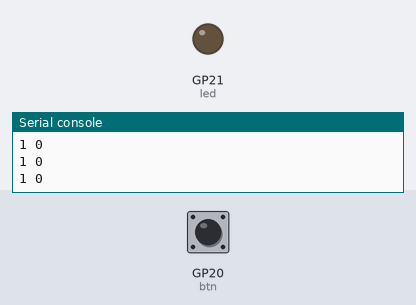
Bench run of a program on a simulated Raspberry Pi Pico running CircuitPython. Parts: output pins drawn as LEDs (lit = HIGH), the last lines printed to the serial console. Inputs (shaded band) come from the test bench; at power-on: GP20 (btn) HIGH.

Above: at 1.2 s.
1.3 s: GP20 (btn) pulled LOW for 0.15 s
At 2.1 s:
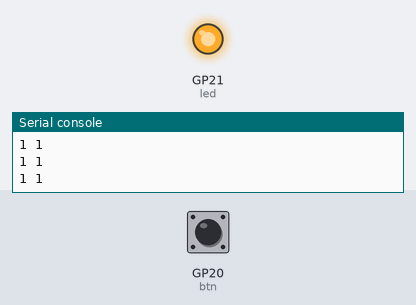
2.9 s: GP20 (btn) pulled LOW for 1 s
At 3.5 s:
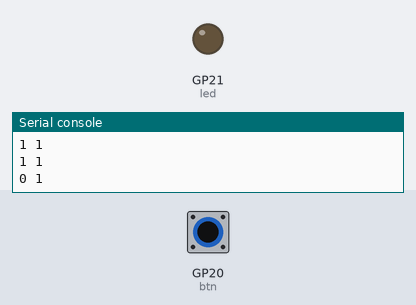
5.4 s: GP20 (btn) pulled LOW for 3.2 s
At 6.5 s:
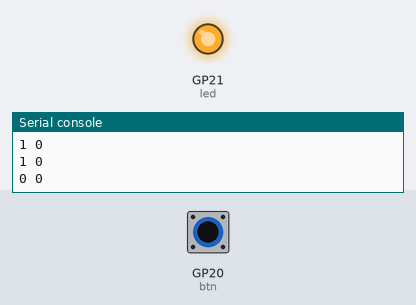
Timing chart, 0 to 8.4 s (numbered marks = the images above; inputs shaded):
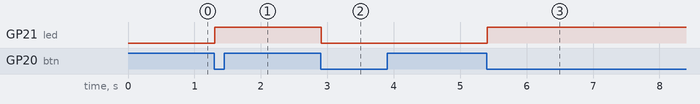

Measured:
- after the input at 1.3 s, GP21 (led): LOW → HIGH at once
- after the input at 2.9 s, GP21 (led): HIGH → LOW at once
- after the input at 5.4 s, GP21 (led): LOW → HIGH at once

The program:

01_rotary_sw_btn_v2.py
```python
# Project: Rotary Encoder Button with Status LED
# Hardware: Raspberry Pi Pico + KY-040 + External LED
#
# Wiring Connections:
# -----------------------------------------------------------
# Device       | Pin Name | Pico Pin (GPIO) | Physical Pin
# -------------|----------|-----------------|----------------
# KY-040       | GND      | GND             | Pin 38
# KY-040       | + (VCC)  | 3V3             | Pin 36
# KY-040       | SW       | GP20            | Pin 26
# KY-040       | DT       | GP19            | Pin 25
# KY-040       | CLK      | GP18            | Pin 24
# -------------|----------|-----------------|----------------
# External LED | Anode(+) | GP21            | Pin 27
# External LED | Cathode(-)| GND            | Any GND
# -----------------------------------------------------------

import time
import board
from digitalio import DigitalInOut, Direction, Pull


led = DigitalInOut(board.GP21)
led.direction = Direction.OUTPUT

btn = DigitalInOut(board.GP20)
btn.direction = Direction.INPUT
btn.pull = Pull.UP

while True:
    btn_state = btn.value
    print(int(btn_state), int(led.value))

    if btn_state == 0:
        led.value = not led.value

        # Debounce/Wait for release
        while btn.value == 0:
            time.sleep(0.01)

    time.sleep(0.05)
```
